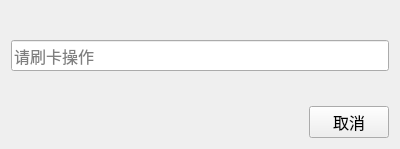
<?xml version="1.0" encoding="UTF-8"?>
<ui version="4.0">
 <class>AuthorizeDialog</class>
 <widget class="QDialog" name="AuthorizeDialog">
  <property name="geometry">
   <rect>
    <x>0</x>
    <y>0</y>
    <width>400</width>
    <height>149</height>
   </rect>
  </property>
  <property name="windowTitle">
   <string>管理员授权</string>
  </property>
  <layout class="QGridLayout" name="gridLayout">
   <item row="3" column="0">
    <layout class="QHBoxLayout" name="horizontalLayout">
     <item>
      <spacer name="horizontalSpacer">
       <property name="orientation">
        <enum>Qt::Horizontal</enum>
       </property>
       <property name="sizeHint" stdset="0">
        <size>
         <width>40</width>
         <height>20</height>
        </size>
       </property>
      </spacer>
     </item>
     <item>
      <widget class="QPushButton" name="btnCancel">
       <property name="font">
        <font>
         <family>微软雅黑</family>
         <pointsize>12</pointsize>
        </font>
       </property>
       <property name="focusPolicy">
        <enum>Qt::NoFocus</enum>
       </property>
       <property name="text">
        <string>取消</string>
       </property>
      </widget>
     </item>
    </layout>
   </item>
   <item row="1" column="0">
    <widget class="QLineEdit" name="editPassword">
     <property name="font">
      <font>
       <family>微软雅黑</family>
       <pointsize>12</pointsize>
      </font>
     </property>
     <property name="text">
      <string/>
     </property>
     <property name="echoMode">
      <enum>QLineEdit::NoEcho</enum>
     </property>
     <property name="placeholderText">
      <string>请刷卡操作</string>
     </property>
    </widget>
   </item>
   <item row="0" column="0">
    <spacer name="verticalSpacer">
     <property name="orientation">
      <enum>Qt::Vertical</enum>
     </property>
     <property name="sizeHint" stdset="0">
      <size>
       <width>20</width>
       <height>40</height>
      </size>
     </property>
    </spacer>
   </item>
   <item row="2" column="0">
    <spacer name="verticalSpacer_2">
     <property name="orientation">
      <enum>Qt::Vertical</enum>
     </property>
     <property name="sizeHint" stdset="0">
      <size>
       <width>20</width>
       <height>40</height>
      </size>
     </property>
    </spacer>
   </item>
  </layout>
 </widget>
 <resources/>
 <connections/>
</ui>
